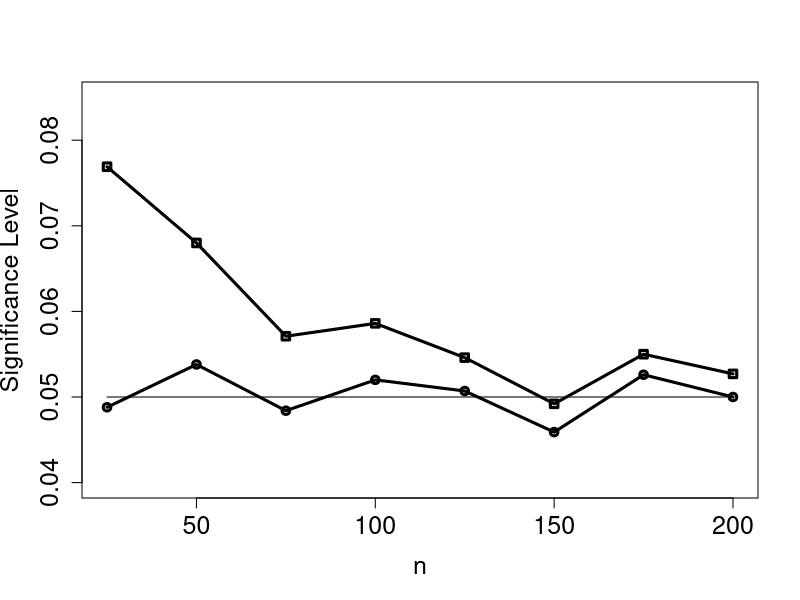

Here is the R script that generated this plot:
rm(list=ls(all=TRUE))		             # Close windows and clear variables
alpha     = 0.05                             # Significance Level
n         = c(25,50,75,100,125,150,175,200)  # Sample sizes
p         = 3                                # Number of Parameters to be estimated
I         = 10000                            # Iteration times
sig_level = matrix(0,2,length(n))
for(j in 1:length(n)) {
    chi   = qchisq(alpha, p, ncp=0, lower.tail = FALSE, log.p = FALSE)
    F     = p*qf(alpha, p,n[j]-p, ncp=0, lower.tail = FALSE, log.p = FALSE)
    temp1 = 0
    temp2 = 0
    for(i in 1:I) {
        x1  = rnorm(n[j], mean = 0, sd = 1)
        x2  = rnorm(n[j], mean = 0, sd = 1)
        y   = rnorm(n[j], mean = 0, sd = 1)
        x   = cbind(x1,x2)
        ols = lm(y~x)
        T   = ((n[j]-p)*sum(ols$fitted.values^2))/(sum(ols$residual^2))
        if(T>chi){
            temp1 = temp1+1
        }
        if(T>F){
            temp2 = temp2+1
        }
    }
    sig_level[1,j] = temp1/I
    sig_level[2,j] = temp2/I
}
plot(n,sig_level[1,],pch=0,lwd=3,ylim=c(0.04,0.085),xlab="n",ylab="Significance Level",cex.axis=1.5, cex.lab=1.5)
lines(n,sig_level[1,],lwd=3)
lines(n,sig_level[2,],lwd=3)
lines(n,c(0.05,0.05,0.05,0.05,0.05,0.05,0.05,0.05),lwd=1)
points(n,sig_level[2,],pch=1,lwd=3)
